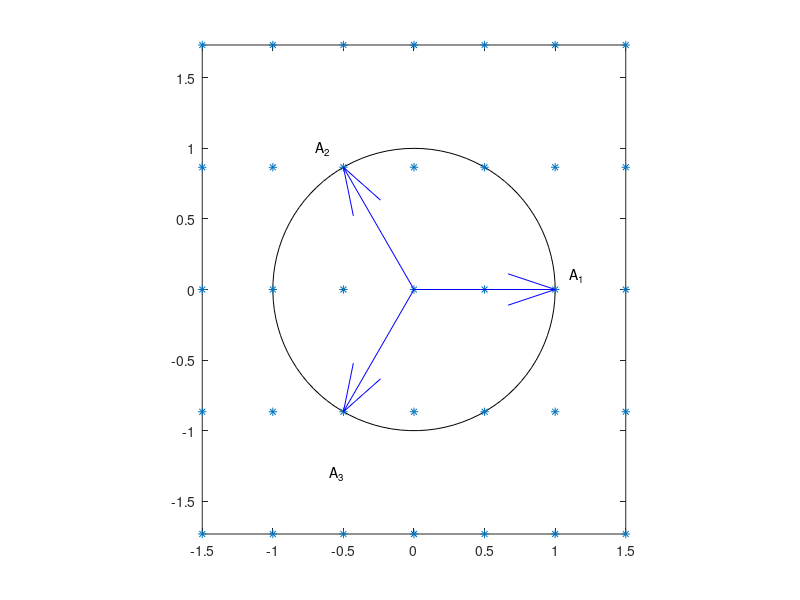
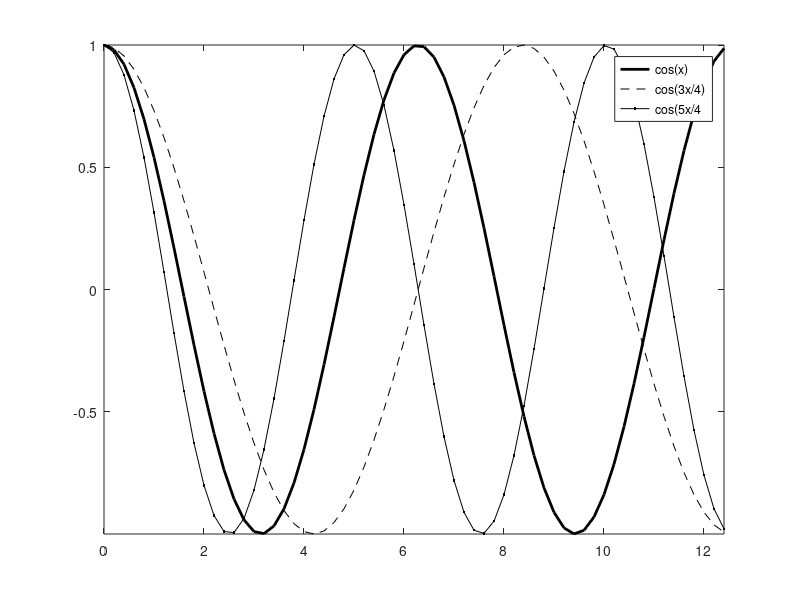
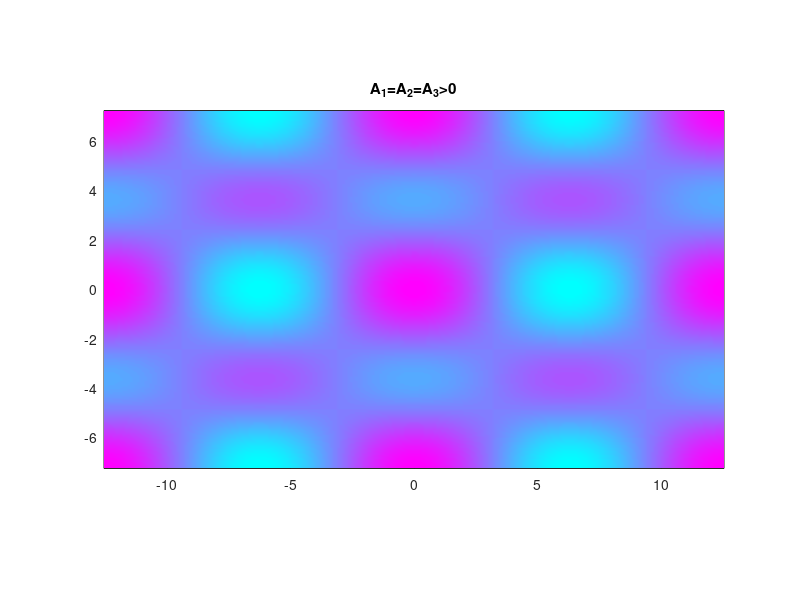

The MATLAB script that drew these images, in order:
%% 1D
k1=linspace(0,1.5,4); k2=0:0.125:1.5; k3=linspace(0,1.5,40);
lam=0.4; figure(1); clf; 
mu=@(k) -(1-abs(k).^2).^2+lam; 
plot(k3,mu(k3),'k'); hold on; plot(k1,mu(k1),'*k','markersize',8); 
plot(k2,mu(k2),'ok','markersize',8); plot(k3,0*k3,'--k'); 
xlabel('k'); legend('\mu(k)'); 
%%
figure(2); clf; x=0:0.2:4*pi; plot(x,cos(x),'-k','linewidth',2); hold on; 
plot(x,cos(0.75*x),'--k',x,cos(1.25*x),'.-k'); axis tight;
legend('cos(x)','cos(3x/4)','cos(5x/4');
%% 2D, square
figure(1); clf; 
k1=linspace(-1,1,3); k2=-1.5:0.25:1.5; 
lam=0.15; mu=@(k1,k2) -(1-(k1.^2+k2.^2)).^2+lam; clf(1); 
t=linspace(0,2*pi,100); r=1; plot(r*sin(t),r*cos(t),'k'); hold on
r=0.78; plot(r*sin(t),r*cos(t),'--k'); 
r=1.177; plot(r*sin(t),r*cos(t),'--k');
[K1,K2]=meshgrid(k1,k1); K1=K1(:); K2=K2(:); 
scatter(K1,K2,'*k');  
[K1,K2]=meshgrid(k2,k2); K1=K1(:); K2=K2(:); 
scatter(K1,K2,'ok');  axis image
quiver(0,0,1,0,1,'b'); quiver(0,0,0,1,1,'b'); 
quiver(0,0,1,0.25,1,'r'); quiver(0,0,-0.25,1,1,'r'); fs=18; 
text(1.05,-0.4,'A_1','fontsize',fs); text(0.1,1,'A_2','fontsize',fs); 
text(1,0.25,'B_1','fontsize',fs); text(-0.8,1,'B_2',  'fontsize',fs);
set(gca,'fontsize',16)
%% waveforms
x=0:0.1:4*pi; y=x; [X,Y]=meshgrid(x,y);
figure(3); pcolor(X,Y,cos(X)); 
shading interp; colormap cool; axis image; title('cos(x)'); pause
figure(3); pcolor(X,Y,cos(X)-cos(Y)); 
shading interp; colormap cool; axis image; title('cos(x)+cos(y)'); pause 
u1=cos(X).*cos(Y/4); u2=cos(X/4).*cos(Y); 
figure(3);pcolor(X,Y,u1); shading interp; colormap cool; axis image; title('evec 1');
%%
figure(3);pcolor(X,Y,u1+u2); 
shading interp; colormap cool; axis image; title('evec 2');
%% 2D, hex 
k1=-1.5:0.5:1.5; s3=sqrt(3); k2=-s3:s3/2:s3; 
lam=0.15; mu=@(k1,k2) -(1-(k1.^2+k2.^2)).^2+lam; figure(1); clf; 
t=linspace(0,2*pi,100); r=1; plot(r*sin(t),r*cos(t),'k'); hold on
%r=0.78; plot(r*sin(t),r*cos(t),'r'); r=1.177; plot(r*sin(t),r*cos(t),'r');
[K1,K2]=meshgrid(k1,k2); K1=K1(:); K2=K2(:); 
scatter(K1,K2,'*');  
quiver(0,0,1,0,1,'b');quiver(0,0,-1/2,s3/2,1,'b');quiver(0,0,-1/2,-s3/2,1,'b');
axis image; %([-1 1 -1 1]); 
text(1.1,0.1,'A_1'); text(-0.7,1,'A_2'); text(-0.6,-1.3,'A_3'); 
%% waveforms
x=-4*pi:0.1:4*pi;  s3=sqrt(3); y=x/s3; [X,Y]=meshgrid(x,y); u1=cos(X/2); u2=cos(X/2+s3*Y/2)+cos(X/2-s3*Y/2); 
figure(3); clf; pcolor(X,Y,u1); 
shading interp; colormap cool; axis image; title('A_1>0; A_2=A_3=0'); pause 
figure(3); clf; pcolor(X,Y,u2); 
shading interp; colormap cool; axis image; title('A_1=0, A_2=A_3>0'); pause
%x=0:0.1:8*pi; y=x/s3; [X,Y]=meshgrid(x,y); u1=cos(X); u2=cos(X/2+s3*Y/2)+cos(X/2-s3*Y/2);
figure(3); clf; pcolor(X,Y,u1+u2); 
shading interp; colormap cool; axis image; title('A_1=A_2=A_3>0');


